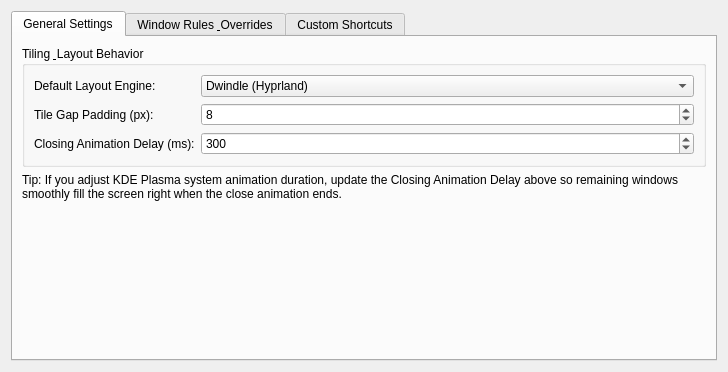
<?xml version="1.0" encoding="UTF-8"?>
<ui version="4.0">
 <class>DirektorConfigForm</class>
 <widget class="QWidget" name="DirektorConfigForm">
  <layout class="QVBoxLayout" name="verticalLayout">
   <item>
    <widget class="QTabWidget" name="tabWidget">
     <property name="currentIndex">
      <number>0</number>
     </property>
     <widget class="QWidget" name="tabGeneral">
      <attribute name="title">
       <string>General Settings</string>
      </attribute>
      <layout class="QVBoxLayout" name="verticalLayoutGeneral">
       <item>
        <widget class="QGroupBox" name="groupBoxGeneral">
         <property name="title">
          <string>Tiling &amp; Layout Behavior</string>
         </property>
         <layout class="QFormLayout" name="formLayoutGeneral">
          <item row="0" column="0">
           <widget class="QLabel" name="labelDefaultLayout">
            <property name="text">
             <string>Default Layout Engine:</string>
            </property>
           </widget>
          </item>
          <item row="0" column="1">
           <widget class="QComboBox" name="kcfg_defaultLayout">
            <item>
             <property name="text">
              <string>Dwindle (Hyprland)</string>
             </property>
            </item>
            <item>
             <property name="text">
              <string>Scrollable Columns &amp; Tabs (Niri)</string>
             </property>
            </item>
            <item>
             <property name="text">
              <string>Master &amp; Stack</string>
             </property>
            </item>
            <item>
             <property name="text">
              <string>All Floating</string>
             </property>
            </item>
           </widget>
          </item>
          <item row="1" column="0">
           <widget class="QLabel" name="labelPadding">
            <property name="text">
             <string>Tile Gap Padding (px):</string>
            </property>
           </widget>
          </item>
          <item row="1" column="1">
           <widget class="QSpinBox" name="kcfg_padding">
            <property name="minimum">
             <number>0</number>
            </property>
            <property name="maximum">
             <number>128</number>
            </property>
            <property name="value">
             <number>8</number>
            </property>
           </widget>
          </item>
          <item row="2" column="0">
           <widget class="QLabel" name="labelAnimationDuration">
            <property name="text">
             <string>Closing Animation Delay (ms):</string>
            </property>
           </widget>
          </item>
          <item row="2" column="1">
           <widget class="QSpinBox" name="kcfg_animationDuration">
            <property name="toolTip">
             <string>Time to wait for KWin window closing animation before expanding remaining windows (set to match your system animation speed, usually 250–300 ms).</string>
            </property>
            <property name="minimum">
             <number>0</number>
            </property>
            <property name="maximum">
             <number>2000</number>
            </property>
            <property name="singleStep">
             <number>50</number>
            </property>
            <property name="value">
             <number>300</number>
            </property>
           </widget>
          </item>
         </layout>
        </widget>
       </item>
       <item>
        <widget class="QLabel" name="labelGeneralHelp">
         <property name="text">
          <string>Tip: If you adjust KDE Plasma system animation duration, update the Closing Animation Delay above so remaining windows smoothly fill the screen right when the close animation ends.</string>
         </property>
         <property name="wordWrap">
          <bool>true</bool>
         </property>
        </widget>
       </item>
       <item>
        <spacer name="verticalSpacerGeneral">
         <property name="orientation">
          <enum>Qt::Vertical</enum>
         </property>
         <property name="sizeHint" stdset="0">
          <size>
           <width>20</width>
           <height>40</height>
          </size>
         </property>
        </spacer>
       </item>
      </layout>
     </widget>
     <widget class="QWidget" name="tabRules">
      <attribute name="title">
       <string>Window Rules &amp; Overrides</string>
      </attribute>
      <layout class="QVBoxLayout" name="verticalLayoutRules">
       <item>
        <widget class="QCheckBox" name="kcfg_useRegexOverrides">
         <property name="text">
          <string>Enable Regex Mode for Rules &amp; Overrides (treat strings as regular expressions, or exact comma-separated words if disabled)</string>
         </property>
         <property name="checked">
          <bool>true</bool>
         </property>
        </widget>
       </item>
       <item>
        <widget class="QGroupBox" name="groupBoxIgnore">
         <property name="title">
          <string>Ignored / Floating Windows (Never Managed by Direktor, Default KWin Free Floating Behavior)</string>
         </property>
         <layout class="QFormLayout" name="formLayoutIgnore">
          <item row="0" column="0">
           <widget class="QLabel" name="labelIgnoreClasses">
            <property name="text">
             <string>Ignore Classes:</string>
            </property>
           </widget>
          </item>
          <item row="0" column="1">
           <widget class="QLineEdit" name="kcfg_ignoreClasses">
            <property name="toolTip">
             <string>Comma-separated window resourceClass / resourceName strings or regex patterns to never tile (e.g. systemsettings, vicinae, kcalc, spectacle).</string>
            </property>
           </widget>
          </item>
          <item row="1" column="0">
           <widget class="QLabel" name="labelIgnoreTitles">
            <property name="text">
             <string>Ignore Titles:</string>
            </property>
           </widget>
          </item>
          <item row="1" column="1">
           <widget class="QLineEdit" name="kcfg_ignoreTitles">
            <property name="toolTip">
             <string>Comma-separated window title strings or regex patterns to never tile (e.g. Open File, Preferences, Settings).</string>
            </property>
           </widget>
          </item>
         </layout>
        </widget>
       </item>
       <item>
        <widget class="QLabel" name="labelRulesHelp">
         <property name="text">
          <string>Note: System greeters, lock screens (kscreenlocker, sddm), Plasma desktop panels, splash screens, and KRunner are ignored by default. Add custom overrides above to fine-tune specific applications.</string>
         </property>
         <property name="wordWrap">
          <bool>true</bool>
         </property>
        </widget>
       </item>
       <item>
        <spacer name="verticalSpacerRules">
         <property name="orientation">
          <enum>Qt::Vertical</enum>
         </property>
         <property name="sizeHint" stdset="0">
          <size>
           <width>20</width>
           <height>40</height>
          </size>
         </property>
        </spacer>
       </item>
      </layout>
     </widget>
     <widget class="QWidget" name="tabShortcuts">
      <attribute name="title">
       <string>Custom Shortcuts</string>
      </attribute>
      <layout class="QVBoxLayout" name="verticalLayoutShortcuts">
       <item>
        <widget class="QLabel" name="labelShortcutsIntro">
         <property name="text">
          <string>Define custom action bindings that will appear in KDE System Settings (Keyboard &gt; Shortcuts &gt; KWin) under "Direktor: &lt;Shortcut Name&gt;". By default, new shortcuts are assigned no keys to avoid conflicts.</string>
         </property>
         <property name="wordWrap">
          <bool>true</bool>
         </property>
        </widget>
       </item>
       <item>
        <widget class="QPlainTextEdit" name="kcfg_customShortcuts">
         <property name="toolTip">
          <string>Enter one binding per line: bind = Shortcut Name, Action, Displayed message</string>
         </property>
        </widget>
       </item>
       <item>
        <widget class="QLabel" name="labelShortcutsHelp">
         <property name="text">
          <string>Format: bind = Shortcut Name, Action, Displayed message
Examples:
bind = Toggle Float, toggle_floating, "Toggled Floating State"
bind = Cycle Layout, cycle_layout, "Switched Layout"
bind = Set Layout Dwindle, set_layout dwindle, "Dwindle Layout"</string>
         </property>
         <property name="wordWrap">
          <bool>true</bool>
         </property>
        </widget>
       </item>
      </layout>
     </widget>
    </widget>
   </item>
  </layout>
 </widget>
</ui>
